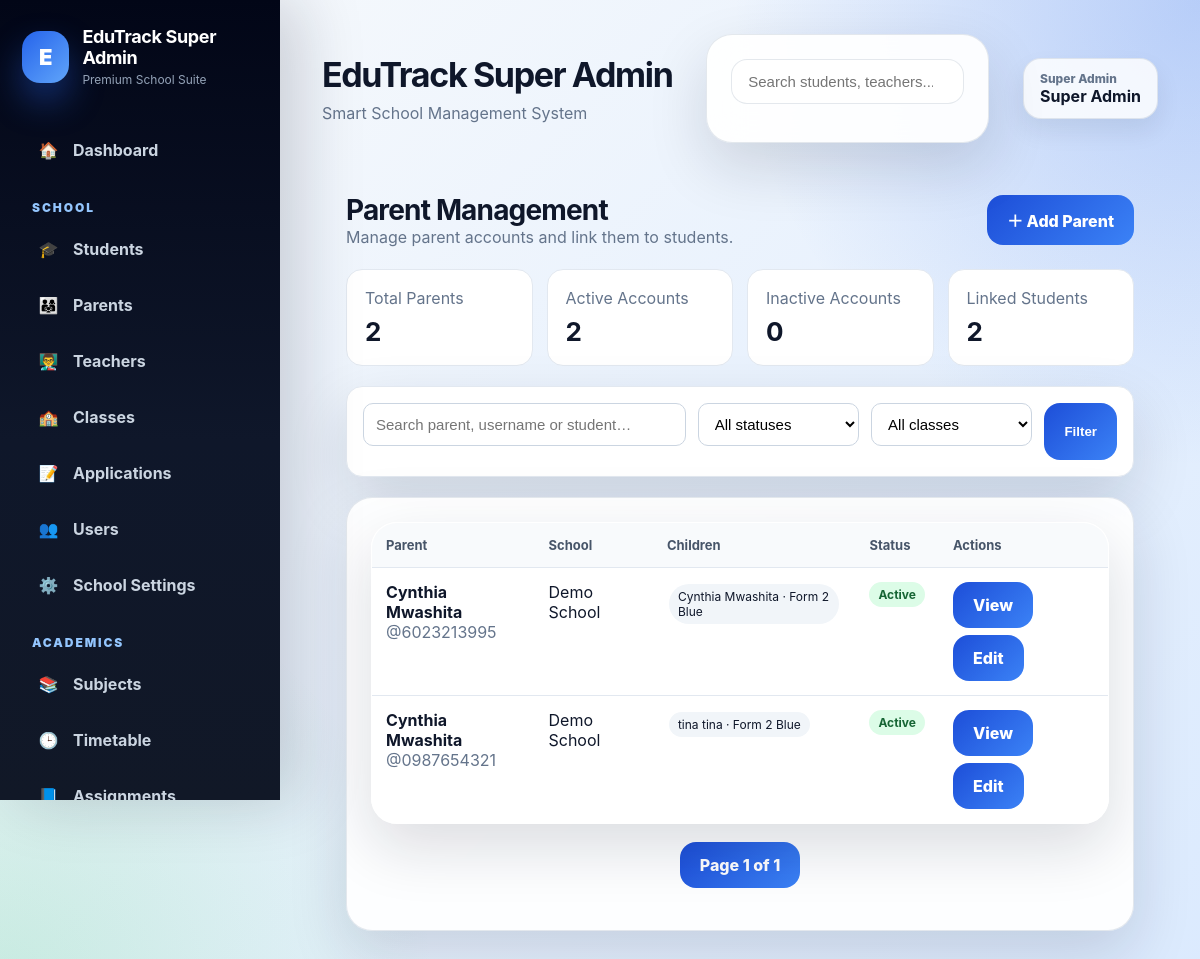
Screenshot of /parents (signed in) with the database file from the repository.
### tables this page shows
CREATE TABLE users (
            id INTEGER PRIMARY KEY AUTOINCREMENT,
            school_id INTEGER,
            full_name TEXT NOT NULL,
            username TEXT UNIQUE NOT NULL,
            password TEXT NOT NULL,
            role TEXT NOT NULL
        , is_active INTEGER DEFAULT 1);

CREATE TABLE students (
            id INTEGER PRIMARY KEY AUTOINCREMENT,
            school_id INTEGER,
            student_number TEXT UNIQUE,
            first_name TEXT,
            last_name TEXT,
            birthday TEXT,
            gender TEXT,
            enrollment_date TEXT,
            leaving_year TEXT,
            class_name TEXT,
            boarding_status TEXT,
            home_address TEXT,
            mailing_address TEXT,
            student_phone TEXT,
            medical_info TEXT,
            emergency_contact TEXT,
            guardian1_name TEXT,
            guardian1_relationship TEXT,
            guardian1_phone TEXT,
            guardian1_whatsapp TEXT,
            guardian1_email TEXT,
            guardian2_name TEXT,
            guardian2_relationship TEXT,
            guardian2_phone TEXT,
            guardian2_whatsapp TEXT,
            guardian2_email TEXT,
            current_status TEXT
        );

### routes/parents.py (the view, shortened to what this page needs)
    @app.route("/parents")
    @login_required
    @roles_required("school_admin", "super_admin")
    def parents():
        school_id, role = current_school_scope()
        search = request.args.get("search", "").strip()
        status = request.args.get("status", "").strip()
        class_name = request.args.get("class_name", "").strip()
        try:
            page = max(int(request.args.get("page", 1)), 1)
        except (TypeError, ValueError):
            page = 1
        per_page = 20
        offset = (page - 1) * per_page
        where = ["u.role = ?"]
        params = ["parent"]
        if role != "super_admin":
            where.append("u.school_id = ?")
            params.append(school_id)
        if status == "active":
            where.append("COALESCE(u.is_active, 1) = 1")
        elif status == "inactive":
            where.append("COALESCE(u.is_active, 1) = 0")
        if class_name:
            where.append("st.class_name = ?")
            params.append(class_name)
        where_sql = " AND ".join(where)
        count_row = fetch_one(
            f"""
            SELECT COUNT(DISTINCT u.id) AS total
            FROM users u
            LEFT JOIN guardians g ON g.parent_user_id = u.id
            LEFT JOIN students st ON st.id = g.student_id
            WHERE {where_sql}
            """,
            tuple(params)
        )
        total = int(count_row["total"] or 0) if count_row else 0
        total_pages = max((total + per_page - 1) // per_page, 1)
        if page > total_pages:
            page = total_pages
            offset = (page - 1) * per_page
        parent_rows = fetch_all(
            f"""
            SELECT
                u.id,
                u.school_id,
                u.full_name,
                u.username,
                COALESCE(u.is_active, 1) AS is_active,
                s.school_name,
                COUNT(DISTINCT g.student_id) AS children_count
            FROM users u
            LEFT JOIN schools s ON s.id = u.school_id
            LEFT JOIN guardians g ON g.parent_user_id = u.id
            LEFT JOIN students st ON st.id = g.student_id
            WHERE {where_sql}
            GROUP BY
                u.id,
                u.school_id,
                u.full_name,
                u.username,
                u.is_active,
                s.school_name
            ORDER BY u.full_name
            LIMIT ? OFFSET ?
            """,
            tuple(params + [per_page, offset])
        )
        parent_list = []
        for parent in parent_rows:
            children = fetch_all(
                """
                SELECT
                    st.id,
                    st.first_name,
                    st.last_name,
                    st.student_number,
                    st.class_name
                FROM guardians g
                JOIN students st ON st.id = g.student_id
                WHERE g.parent_user_id = ?
                ORDER BY st.class_name, st.first_name, st.last_name
                """,
                (parent["id"],)
            )
            parent_list.append({
                "id": parent["id"],
                "school_id": parent["school_id"],
                "school_name": parent["school_name"],
                "full_name": parent["full_name"],
                "username": parent["username"],
                "is_active": parent["is_active"],
                "children_count": parent["children_count"],
                "children": children
            })
        stats_params = []
        stats_scope = ""
        if role != "super_admin":
            stats_scope = " AND school_id = ?"
            stats_params.append(school_id)
        total_parents = fetch_one(
            f"SELECT COUNT(*) AS total FROM users WHERE role = 'parent'{stats_scope}",
            tuple(stats_params)
        )["total"]
        active_parents = fetch_one(
            f"""
            SELECT COUNT(*) AS total
            FROM users
            WHERE role = 'parent'
              AND COALESCE(is_active, 1) = 1
              {stats_scope}
            """,
            tuple(stats_params)
        )["total"]
        inactive_parents = fetch_one(
            f"""
            SELECT COUNT(*) AS total
            FROM users
            WHERE role = 'parent'
              AND COALESCE(is_active, 1) = 0
              {stats_scope}
            """,
            tuple(stats_params)
        )["total"]
        linked_students_query = """
            SELECT COUNT(DISTINCT g.student_id) AS total
            FROM guardians g
            JOIN users u ON u.id = g.parent_user_id
            WHERE u.role = 'parent'
        """
        linked_params = []
        if role != "super_admin":
            linked_students_query += " AND u.school_id = ?"
            linked_params.append(school_id)
        linked_students = fetch_one(
            linked_students_query,
            tuple(linked_params)
        )["total"]
        classes_query = "SELECT DISTINCT class_name FROM students WHERE class_name IS NOT NULL"
        classes_params = []
        if role != "super_admin":
            classes_query += " AND school_id = ?"
            classes_params.append(school_id)
        classes_query += " ORDER BY class_name"
        classes = fetch_all(classes_query, tuple(classes_params))
        return render_template(
            "parents.html",
            parents=parent_list,
            search=search,
            status=status,
            class_name=class_name,
            classes=classes,
            total_parents=total_parents,
            active_parents=active_parents,
            inactive_parents=inactive_parents,
            linked_students=linked_students,
            page=page,
            total_pages=total_pages,
            total_results=total
        )

### app.py (called while the page is built)
@app.after_request
def add_security_headers(response):
    response.headers["X-Frame-Options"] = "DENY"
    response.headers["X-Content-Type-Options"] = "nosniff"
    response.headers["Referrer-Policy"] = "strict-origin-when-cross-origin"
    return response

### utils/auth.py (called while the page is built, shortened)
def login_required(f):
    @wraps(f)
    def wrapper(*args, **kwargs):
        if "user_id" not in session:
            flash("Please log in first.", "warning")
            return redirect(url_for("login"))
        school_id = session.get("school_id")
        role = session.get("role")
        return f(*args, **kwargs)
    return wrapper

def roles_required(*allowed_roles):
    def decorator(f):
        @wraps(f)
        def wrapper(*args, **kwargs):
            if "user_id" not in session:
                flash("Please log in first.", "warning")
                return redirect(url_for("login"))
            role = session.get("role")
            return f(*args, **kwargs)
        return wrapper
    return decorator

### utils/db.py (called while the page is built)
def is_postgres():
    return os.environ.get("DATABASE_URL") is not None

def get_db():
    if is_postgres():
        return psycopg2.connect(
            os.environ.get("DATABASE_URL"),
            cursor_factory=RealDictCursor
        )
    conn = sqlite3.connect(DB_PATH)
    conn.row_factory = sqlite3.Row
    return conn

def convert_query(query: str) -> str:
    if is_postgres():
        return query.replace("?", "%s")
    return query

def fetch_one(query, params=()):
    conn = get_db()
    cursor = conn.cursor()
    cursor.execute(convert_query(query), params)
    row = cursor.fetchone()
    conn.close()
    return row

def fetch_all(query, params=()):
    conn = get_db()
    cursor = conn.cursor()
    cursor.execute(convert_query(query), params)
    rows = cursor.fetchall()
    conn.close()
    return rows

### templates/parents.html (shortened to what this page needs)
{% extends "base_premium.html" %}
{% block content %}
<div class="parent-page">
  <div class="page-head">
    <div>
      <h1>Parent Management</h1>
      <div class="muted">Manage parent accounts and link them to students.</div>
    </div>
    <a class="btn btn-primary" href="{{ url_for('add_parent') }}">＋ Add Parent</a>
  </div>
  <div class="stats">
    <div class="stat"><span class="muted">Total Parents</span><b>{{ total_parents }}</b></div>
    <div class="stat"><span class="muted">Active Accounts</span><b>{{ active_parents }}</b></div>
    <div class="stat"><span class="muted">Inactive Accounts</span><b>{{ inactive_parents }}</b></div>
    <div class="stat"><span class="muted">Linked Students</span><b>{{ linked_students }}</b></div>
  </div>
  <form class="filters" method="get">
    <input class="input" name="search" value="{{ search }}" placeholder="Search parent, username or student…">
    <select class="input" name="status">
      <option value="">All statuses</option>
    </select>
    <select class="input" name="class_name">
      <option value="">All classes</option>
    </select>
    <button class="btn btn-primary" type="submit">Filter</button>
  </form>
  <div class="card table-wrap">
    {% if parents %}
    <table class="table">
      <thead><tr><th>Parent</th><th>School</th><th>Children</th><th>Status</th><th>Actions</th></tr></thead>
      <tbody>
      {% for parent in parents %}
      <tr>
        <td><strong>{{ parent.full_name }}</strong><br><span class="muted">@{{ parent.username }}</span></td>
        <td>{{ parent.school_name or '—' }}</td>
        <td>
          {% if parent.children %}
            {% for child in parent.children %}
            <span class="child">{{ child.first_name }} {{ child.last_name }} · {{ child.class_name or 'No class' }}</span>
            {% endfor %}
          {% else %}<span class="muted">No linked students</span>{% endif %}
        </td>
        <td>
          {% if parent.is_active %}<span class="badge active">Active</span>
          {% else %}<span class="badge inactive">Inactive</span>{% endif %}
        </td>
        <td><div class="actions">
          <a class="btn btn-light" href="{{ url_for('parent_profile', parent_id=parent.id) }}">View</a>
          <a class="btn btn-light" href="{{ url_for('edit_parent', parent_id=parent.id) }}">Edit</a>
        </div></td>
      </tr>
      {% endfor %}
      </tbody>
    </table>
    <div class="pagination">
      <span class="btn btn-light">Page {{ page }} of {{ total_pages }}</span>
    </div>
    {% else %}
    <div class="empty">No parents matched your filters.</div>
    {% endif %}
  </div>
</div>
{% endblock %}

### templates/parents.html (style rules this page uses)
.parent-page { padding:24px }
.page-head { display:flex;justify-content:space-between;gap:16px;align-items:center;margin-bottom:22px }
.page-head h1 { margin:0;font-size:28px }
.muted { color:#64748b }
.btn { display:inline-flex;align-items:center;gap:8px;border:0;border-radius:10px;padding:10px 16px;text-decoration:none;cursor:pointer;font-weight:700 }
.btn-primary { background:linear-gradient(135deg,#2563eb,#7c3aed);color:white }
.btn-light { background:#eef2ff;color:#3730a3 }
.stats { display:grid;grid-template-columns:repeat(4,minmax(0,1fr));gap:14px;margin-bottom:20px }
.stat { background:white;border:1px solid #e2e8f0;border-radius:16px;padding:18px }
.stat b { font-size:26px;display:block;margin-top:8px }
.filters { background:white;border:1px solid #e2e8f0;border-radius:16px;padding:16px;display:grid;grid-template-columns:2fr 1fr 1fr auto;gap:12px;margin-bottom:20px }
.input { width:100%;box-sizing:border-box;border:1px solid #cbd5e1;border-radius:10px;padding:11px 12px;background:white }
.card { background:white;border:1px solid #e2e8f0;border-radius:16px;overflow:hidden }
.table { width:100%;border-collapse:collapse }
.table th,.table td { padding:14px;border-bottom:1px solid #e2e8f0;text-align:left;vertical-align:top }
.table th { background:#f8fafc;font-size:13px;color:#475569 }
.badge { display:inline-block;border-radius:999px;padding:5px 9px;font-size:12px;font-weight:700 }
.active { background:#dcfce7;color:#166534 }
.child { display:inline-block;background:#f1f5f9;border-radius:999px;padding:5px 9px;margin:2px;font-size:12px }
.actions { display:flex;gap:7px;flex-wrap:wrap }
.pagination { display:flex;justify-content:center;gap:8px;padding:18px }

### rows the page displays
users: full_name "Cynthia Mwashita", username "6023213995", school_name "Demo School"
students: first_name "Cynthia", last_name "Mwashita", class_name "Form 2 Blue"
users: full_name "Cynthia Mwashita", username "0987654321", school_name "Demo School"
students: first_name "tina", last_name "tina", class_name "Form 2 Blue"

### other values shown
{{ session.get("school_name", "EduTrack") }} "EduTrack Super Admin"
{{ session.get('role', 'user')|replace('_', ' ')|title }} "Super Admin"
{{ session.get('full_name') or session.get('username') }} "Super Admin"
{{ total_parents }} "2"
{{ active_parents }} "2"
{{ inactive_parents }} "0"
{{ linked_students }} "2"
{{ page }} "1"
{{ total_pages }} "1"
